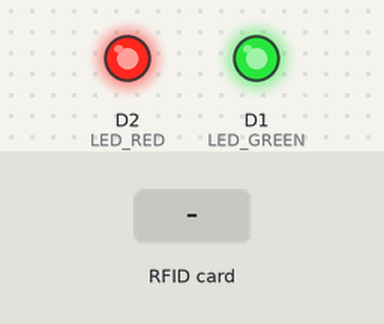
A sketch run on a simulated ESP8266 (Wemos D1 mini). Shown: output pins drawn as LEDs (lit = HIGH). Dashed ring = blinking. The test bench sets the inputs (shaded band). WiFi joins after 1.5 s; servers stay silent unless stated; what the sketch prints to the serial monitor is not drawn.

Above: at 0.2 s.
At 4.3 s:
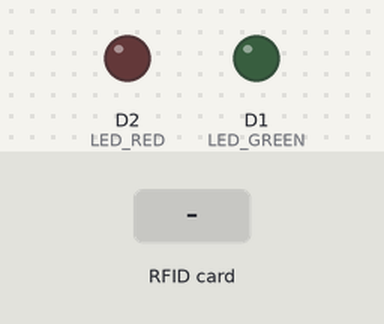
4.4 s: RFID card 5E 7A 19 C4 held to the reader
At 4.52 s:
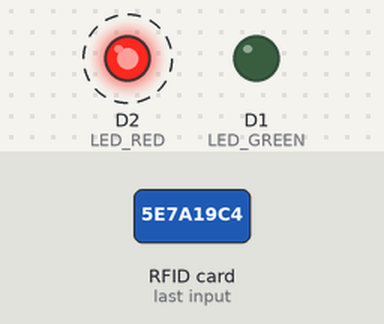
Timing chart, 0 to 7.4 s (numbered marks = the images above; inputs shaded):
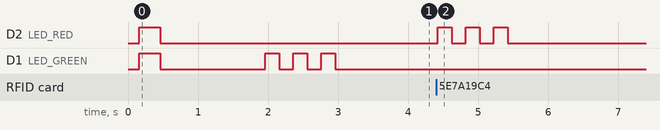

The sketch:

esp8266_rfid_transaction.ino
```cpp
/*
 * ESP8266 + MFRC522 RFID Card Reader
 * Blockchain Banking IoT Transaction System
 *
 * Hardware Requirements:
 * - ESP8266 (NodeMCU, Wemos D1 Mini, etc.)
 * - MFRC522 RFID Reader
 * - 2x LEDs (Green + Red)
 * - 2x 220Ω Resistors
 *
 * Pin Connections:
 * MFRC522:
 *   - SDA  → D8 (GPIO15)
 *   - SCK  → D5 (GPIO14)
 *   - MOSI → D7 (GPIO13)
 *   - MISO → D6 (GPIO12)
 *   - IRQ  → (not connected)
 *   - GND  → GND
 *   - RST  → D3 (GPIO0)
 *   - 3.3V → 3.3V
 *
 * LEDs:
 *   - Green LED (+) → D1 (GPIO5) → 220Ω → GND
 *   - Red LED (+)   → D2 (GPIO4) → 220Ω → GND
 */

#include <SPI.h>
#include <MFRC522.h>
#include <ESP8266WiFi.h>
#include <ESP8266HTTPClient.h>
#include <ArduinoJson.h>
#include <WiFiClient.h>

// ==================== CONFIGURATION ====================
// WiFi Credentials
const char* WIFI_SSID = "Slayerr";
const char* WIFI_PASSWORD = "okay@090";

// Backend API Configuration
const char* API_URL = "http://192.168.137.1:5000/api/iot/transaction";
const char* DEVICE_API_KEY = "blockchain-banking-iot-secure-key-2025";
const char* DEVICE_ID = "esp8266-device-01";

// RFID Reader Pins
#define SS_PIN D8    // SDA
#define RST_PIN D3   // RST

// LED Pins
#define LED_GREEN D1
#define LED_RED D2

// Transaction Settings
#define DEFAULT_TRANSACTION_TYPE "VERIFY"  // DEPOSIT, WITHDRAW, TRANSFER, VERIFY
#define DEFAULT_AMOUNT 100  // For DEPOSIT/WITHDRAW transactions

// RFID Block to read card token from
#define CARD_TOKEN_BLOCK 4

// ==================== GLOBALS ====================
MFRC522 mfrc522(SS_PIN, RST_PIN);
MFRC522::MIFARE_Key key;

// Transaction types
enum TransactionType {
  DEPOSIT,
  WITHDRAW,
  VERIFY,
  TRANSFER
};

// ==================== SETUP ====================
void setup() {
  Serial.begin(115200);
  delay(100);

  Serial.println("\n\n");
  Serial.println("========================================");
  Serial.println("  Blockchain Banking IoT System");
  Serial.println("  ESP8266 + RFID Transaction Module");
  Serial.println("========================================\n");

  // Initialize RFID
  SPI.begin();
  mfrc522.PCD_Init();

  // Set default RFID key (factory default)
  for (byte i = 0; i < 6; i++) {
    key.keyByte[i] = 0xFF;
  }

  Serial.println("✓ RFID Reader initialized");
  Serial.print("  Reader version: ");
  mfrc522.PCD_DumpVersionToSerial();

  // Initialize LEDs
  pinMode(LED_GREEN, OUTPUT);
  pinMode(LED_RED, OUTPUT);
  digitalWrite(LED_GREEN, LOW);
  digitalWrite(LED_RED, LOW);

  // Test LEDs
  blinkBoth();
  Serial.println("✓ LEDs initialized\n");

  // Connect to WiFi
  connectWiFi();

  Serial.println("\n✓ System ready");
  Serial.println("Waiting for RFID card...\n");
}

// ==================== MAIN LOOP ====================
void loop() {
  // Check for new RFID card
  if (!mfrc522.PICC_IsNewCardPresent()) {
    delay(100);
    return;
  }

  if (!mfrc522.PICC_ReadCardSerial()) {
    delay(100);
    return;
  }

  Serial.println("==================================");
  Serial.println("📇 RFID Card Detected");

  // Read card UID
  String cardUID = getCardUID();
  Serial.print("   UID: ");
  Serial.println(cardUID);

  // Read card token from block
  String cardToken = readCardToken();

  if (cardToken.length() == 0) {
    Serial.println("❌ Failed to read card token");
    indicateError();
    haltCard();
    return;
  }

  Serial.print("   Token: ");
  Serial.println(cardToken);

  // Process transaction
  processTransaction(cardToken);

  // Halt card and prepare for next read
  haltCard();

  Serial.println("==================================\n");
  delay(2000);  // Prevent rapid re-reads
}

// ==================== WIFI FUNCTIONS ====================
void connectWiFi() {
  Serial.print("Connecting to WiFi: ");
  Serial.println(WIFI_SSID);

  WiFi.mode(WIFI_STA);
  WiFi.begin(WIFI_SSID, WIFI_PASSWORD);

  int attempts = 0;
  while (WiFi.status() != WL_CONNECTED && attempts < 30) {
    delay(500);
    Serial.print(".");
    attempts++;
  }

  if (WiFi.status() == WL_CONNECTED) {
    Serial.println("\n✓ WiFi connected");
    Serial.print("  IP address: ");
    Serial.println(WiFi.localIP());
    indicateSuccess();
  } else {
    Serial.println("\n❌ WiFi connection failed");
    indicateError();
  }
}

// ==================== RFID FUNCTIONS ====================
String getCardUID() {
  String uid = "";
  for (byte i = 0; i < mfrc522.uid.size; i++) {
    if (mfrc522.uid.uidByte[i] < 0x10) uid += "0";
    uid += String(mfrc522.uid.uidByte[i], HEX);
  }
  uid.toUpperCase();
  return uid;
}

String readCardToken() {
  byte buffer[18];
  byte size = sizeof(buffer);

  // Authenticate with key A
  MFRC522::StatusCode status = mfrc522.PCD_Authenticate(
    MFRC522::PICC_CMD_MF_AUTH_KEY_A,
    CARD_TOKEN_BLOCK,
    &key,
    &(mfrc522.uid)
  );

  if (status != MFRC522::STATUS_OK) {
    Serial.print("❌ Authentication failed: ");
    Serial.println(mfrc522.GetStatusCodeName(status));
    return "";
  }

  // Read the block
  status = mfrc522.MIFARE_Read(CARD_TOKEN_BLOCK, buffer, &size);

  if (status != MFRC522::STATUS_OK) {
    Serial.print("❌ Read failed: ");
    Serial.println(mfrc522.GetStatusCodeName(status));
    return "";
  }

  // Convert buffer to string (max 16 bytes)
  String token = "";
  for (byte i = 0; i < 16; i++) {
    if (buffer[i] == 0) break;  // Stop at null terminator
    if (buffer[i] >= 32 && buffer[i] <= 126) {  // Printable ASCII only
      token += (char)buffer[i];
    }
  }

  return token;
}

void haltCard() {
  mfrc522.PICC_HaltA();
  mfrc522.PCD_StopCrypto1();
}

// ==================== BLOCKCHAIN TRANSACTION ====================
void processTransaction(String cardToken) {
  if (WiFi.status() != WL_CONNECTED) {
    Serial.println("❌ WiFi not connected");
    indicateError();
    return;
  }

  Serial.println("📤 Sending transaction to backend...");

  WiFiClient client;
  HTTPClient http;

  http.begin(client, API_URL);
  http.addHeader("Content-Type", "application/json");
  http.addHeader("x-device-api-key", DEVICE_API_KEY);

  // Build JSON request
  StaticJsonDocument<512> requestDoc;
  requestDoc["cardToken"] = cardToken;
  requestDoc["deviceId"] = DEVICE_ID;
  requestDoc["transactionType"] = DEFAULT_TRANSACTION_TYPE;

  if (String(DEFAULT_TRANSACTION_TYPE) == "DEPOSIT" ||
      String(DEFAULT_TRANSACTION_TYPE) == "WITHDRAW") {
    requestDoc["amount"] = DEFAULT_AMOUNT;
  }

  String jsonBody;
  serializeJson(requestDoc, jsonBody);

  Serial.print("   Request: ");
  Serial.println(jsonBody);

  // Send POST request
  int httpCode = http.POST(jsonBody);

  Serial.print("   HTTP Code: ");
  Serial.println(httpCode);

  if (httpCode > 0) {
    String response = http.getString();
    Serial.print("   Response: ");
    Serial.println(response);

    // Parse JSON response
    StaticJsonDocument<1024> responseDoc;
    DeserializationError error = deserializeJson(responseDoc, response);

    if (!error) {
      const char* status = responseDoc["status"];

      if (String(status) == "success") {
        Serial.println("✅ Transaction successful!");

        if (responseDoc.containsKey("txHash")) {
          Serial.print("   Tx Hash: ");
          Serial.println(responseDoc["txHash"].as<String>());
        }

        if (responseDoc.containsKey("balance")) {
          Serial.print("   Balance: ");
          Serial.print(responseDoc["balance"].as<String>());
          Serial.println(" ETH");
        }

        indicateSuccess();
      } else {
        Serial.println("❌ Transaction failed");
        if (responseDoc.containsKey("message")) {
          Serial.print("   Reason: ");
          Serial.println(responseDoc["message"].as<String>());
        }
        indicateError();
      }
    } else {
      Serial.println("❌ JSON parse error");
      indicateError();
    }
  } else {
    Serial.print("❌ HTTP request failed: ");
    Serial.println(http.errorToString(httpCode));
    indicateError();
  }

  http.end();
}

// ==================== LED FEEDBACK ====================
void indicateSuccess() {
  for (int i = 0; i < 3; i++) {
    digitalWrite(LED_GREEN, HIGH);
    delay(200);
    digitalWrite(LED_GREEN, LOW);
    delay(200);
  }
}

void indicateError() {
  for (int i = 0; i < 3; i++) {
    digitalWrite(LED_RED, HIGH);
    delay(200);
    digitalWrite(LED_RED, LOW);
    delay(200);
  }
}

void blinkBoth() {
  digitalWrite(LED_GREEN, HIGH);
  digitalWrite(LED_RED, HIGH);
  delay(300);
  digitalWrite(LED_GREEN, LOW);
  digitalWrite(LED_RED, LOW);
}

// ==================== HELPER FUNCTIONS ====================
void printSeparator() {
  Serial.println("========================================");
}
```

Measured:
- after the input at 4.4 s, D2 (LED_RED): alternates HIGH for 0.20 s and LOW for 0.20 s, 6 changes in all, then stays LOW, starting at once
